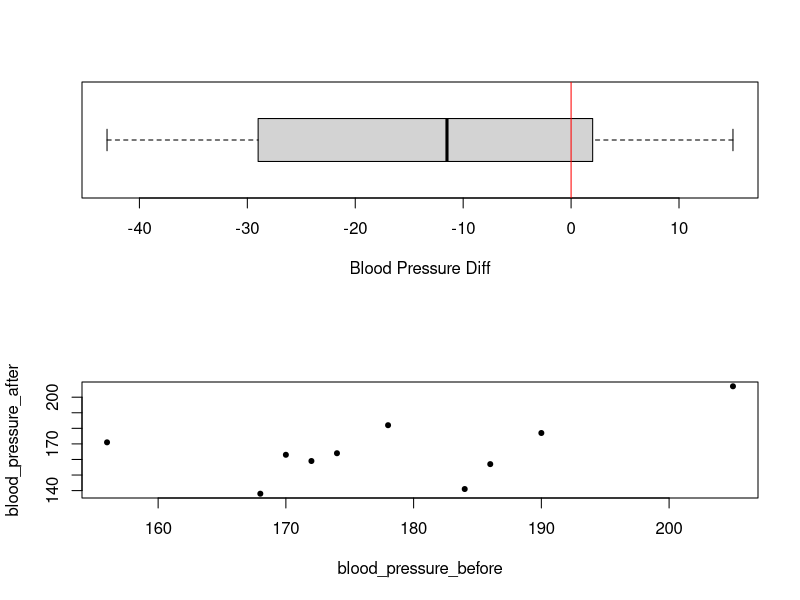

Source code (R):
# solution for exercise 8 of ficha tp 1

data <- read.csv("DadosFolha1.csv", na.strings = "")
blood_pressure_before <- data$Ex13Antes
blood_pressure_before <- blood_pressure_before[!is.na(blood_pressure_before)]

blood_pressure_after <- data$Ex13Depois
blood_pressure_after <- blood_pressure_after[!is.na(blood_pressure_after)]

par(mfrow = c(2,1))

# diff boxplot
boxplot(blood_pressure_after - blood_pressure_before,
  horizontal=TRUE,
  xlab="Blood Pressure Diff"
)

# line on x=0 for better understanding the results
abline(v=0, col="red")

# dispersion
plot(blood_pressure_before, blood_pressure_after, pch=20)
# pearson cor
pearson <- cor(blood_pressure_before, blood_pressure_after, method="pearson")